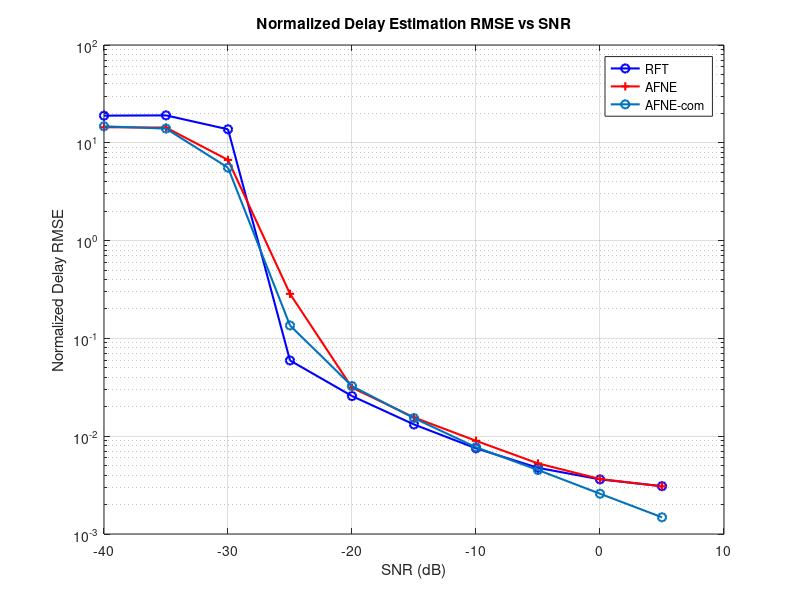
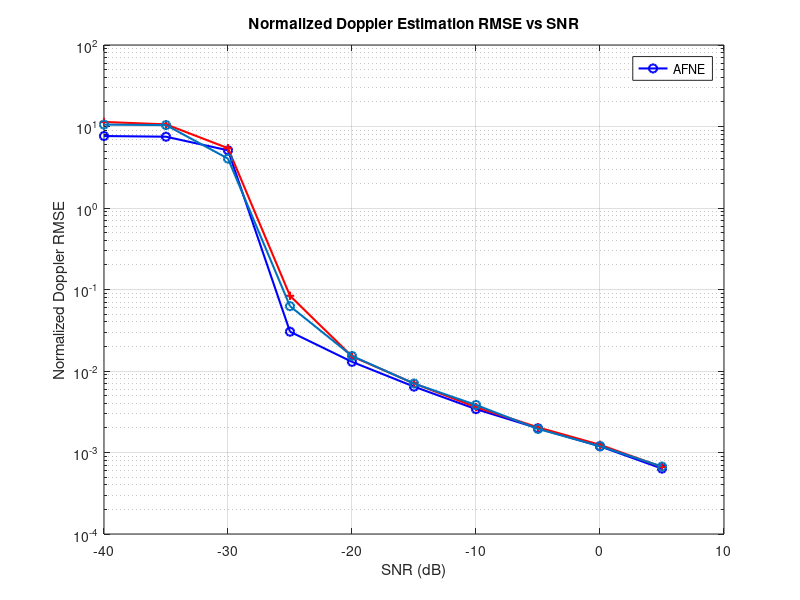

Recreate these plots in MATLAB, in order.
close all
clear

sample_data_AFNE = load("result/2026-09-24/AFDM_MC_SNR_RMSE_N128_20260924_144322.mat");
symbol_data_RFT = load("result/2026-09-24/AFDM_MC_SNR_RMSE_N128_20260924_144322.mat");
symbol_sim_result_AFNE = sample_data_AFNE.mc_result;
RFT_symbol_sim_result = symbol_data_RFT.mc_result;

load("RMSE_result_20261116_052558.mat");

figure;
semilogy(RFT_symbol_sim_result.SNR_dB_set, RFT_symbol_sim_result.RFT_delay_rmse, 'b-o', 'LineWidth', 1.5);
hold on;
semilogy(symbol_sim_result_AFNE.SNR_dB_set, symbol_sim_result_AFNE.AFNE_delay_rmse, 'r+-', 'LineWidth', 1.5);
hold on;
semilogy(para.SNR, AFNE_delay_esti_RMSE, '-o', 'LineWidth', 1.5);
grid on;
legend('RFT','AFNE','AFNE-com');
xlabel('SNR (dB)');
ylabel('Normalized Delay RMSE');
title('Normalized Delay Estimation RMSE vs SNR');

figure;
semilogy(RFT_symbol_sim_result.SNR_dB_set, RFT_symbol_sim_result.RFT_doppler_rmse, 'b-o', 'LineWidth', 1.5);
hold on;
semilogy(symbol_sim_result_AFNE.SNR_dB_set, symbol_sim_result_AFNE.AFNE_doppler_rmse, 'r+-', 'LineWidth', 1.5);
hold on;
semilogy(para.SNR, AFNE_doppler_esti_RMSE, '-o', 'LineWidth', 1.5);
grid on;
legend('RFT','AFNE');
legend('AFNE');
xlabel('SNR (dB)');
ylabel('Normalized Doppler RMSE');
title('Normalized Doppler Estimation RMSE vs SNR');

% figure;
% semilogy(RFT_symbol_sim_result.SNR_dB_set, RFT_symbol_sim_result.RFT_range_rmse_m, 'b-o', 'LineWidth', 1.5);
% hold on;
% semilogy(symbol_sim_result_AFNE.SNR_dB_set, symbol_sim_result_AFNE.AFNE_range_rmse_m, 'r+-', 'LineWidth', 1.5);
% grid on;
% legend('RFT','AFNE');
% xlabel('SNR (dB)');
% ylabel('Range RMSE (m)');
% title('Range Estimation RMSE vs SNR');
% 
% figure;
% semilogy(RFT_symbol_sim_result.SNR_dB_set, RFT_symbol_sim_result.RFT_velocity_rmse_mps, 'b-o', 'LineWidth', 1.5);
% hold on;
% semilogy(symbol_sim_result_AFNE.SNR_dB_set, symbol_sim_result_AFNE.AFNE_velocity_rmse_mps, 'r+-', 'LineWidth', 1.5);
% grid on;
% legend('RFT','AFNE');
% xlabel('SNR (dB)');
% ylabel('Velocity RMSE (m/s)');
% title('Velocity Estimation RMSE vs SNR');

% figure;
% semilogy(para.SNR, AFNE_delay_esti_RMSE, '-o', 'LineWidth', 1.5);
% grid on;
% xlabel('SNR (dB)');
% ylabel('Normalized Delay RMSE');
% title('AFNE Delay RMSE vs SNR');
% figure;
% semilogy(para.SNR, AFNE_doppler_esti_RMSE, '-o', 'LineWidth', 1.5);
% grid on;
% xlabel('SNR (dB)');
% ylabel('Normalized Doppler RMSE');
% title('AFNE Doppler RMSE vs SNR');
